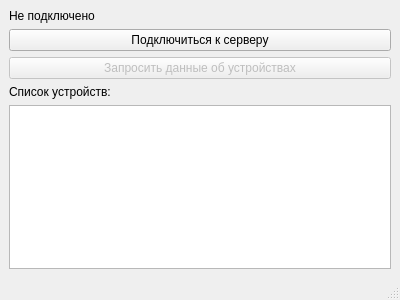
<?xml version="1.0" encoding="UTF-8"?>
<ui version="4.0">
 <class>MainWindow</class>
 <widget class="QMainWindow" name="MainWindow">
  <property name="geometry">
   <rect>
    <x>0</x>
    <y>0</y>
    <width>400</width>
    <height>300</height>
   </rect>
  </property>
  <property name="windowTitle">
   <string>Клиентское приложение</string>
  </property>
  <widget class="QWidget" name="centralwidget">
   <layout class="QVBoxLayout" name="verticalLayout">
    <item>
     <widget class="QLabel" name="statusLabel">
      <property name="text">
       <string>Не подключено</string>
      </property>
     </widget>
    </item>
    <item>
     <widget class="QPushButton" name="connectButton">
      <property name="text">
       <string>Подключиться к серверу</string>
      </property>
     </widget>
    </item>
    <item>
     <widget class="QPushButton" name="requestButton">
      <property name="text">
       <string>Запросить данные об устройствах</string>
      </property>
      <property name="enabled">
       <bool>false</bool>
      </property>
     </widget>
    </item>
    <item>
     <widget class="QLabel" name="deviceListLabel">
      <property name="text">
       <string>Список устройств:</string>
      </property>
     </widget>
    </item>
    <item>
     <widget class="QListWidget" name="deviceListWidget"/>
    </item>
   </layout>
  </widget>
  <widget class="QMenuBar" name="menubar">
   <property name="geometry">
    <rect>
     <x>0</x>
     <y>0</y>
     <width>400</width>
     <height>21</height>
    </rect>
   </property>
  </widget>
  <widget class="QStatusBar" name="statusbar"/>
 </widget>
 <resources/>
 <connections/>
</ui>
